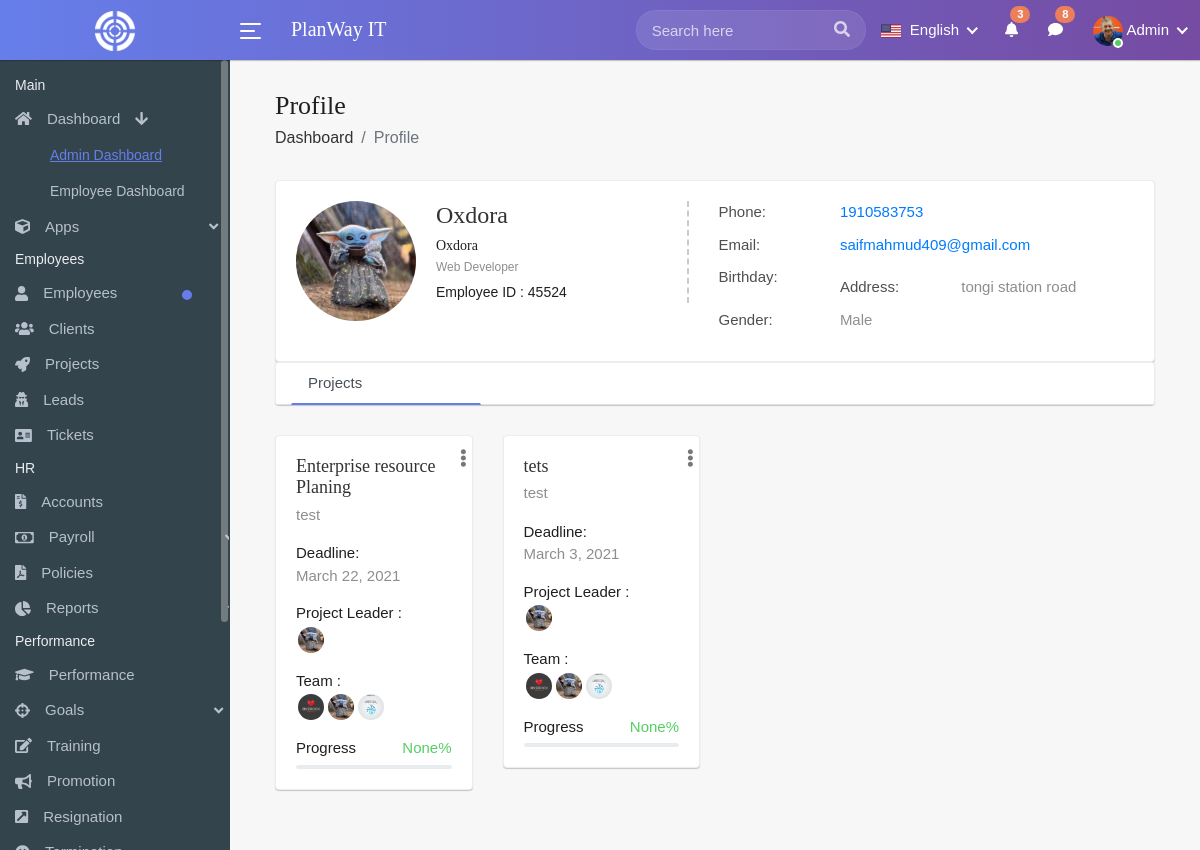
/clients/details/1/ (signed in), run on the app's committed database.
### clients/models.py (models this page shows, shortened)
class Clients(models.Model):
    company_name = models.CharField(max_length=200, unique=True)
    name = models.CharField(max_length=200)
    profile_picture = models.FileField()
    designation = models.CharField(max_length=200)
    clients_id = models.IntegerField()
    phone = models.IntegerField()
    email = models.CharField(max_length=200)
    nid = models.IntegerField()
    address = models.CharField(max_length=200)
    gender = models.CharField(max_length=200)
    is_active = models.BooleanField(default=True)

class ClientsProject(models.Model):
    company_name = models.ForeignKey(Clients, on_delete=models.CASCADE)
    project_title = models.CharField(max_length=200)
    project_deadline = models.DateField()
    project_leader = models.ForeignKey('employee.Leader', on_delete=models.CASCADE, null=True, blank=True)
    project_employee = models.ManyToManyField('employee.Employee')
    progress = models.IntegerField(default=0, null=True,blank=True)
    project_description = models.TextField()
    project_files = models.FileField()
    priority = models.CharField(max_length=200)
    start_date = models.DateField()
    is_delete = models.BooleanField(default=False)

### employee/models.py (models this page shows, shortened)
class Leader(models.Model):
    leader_name = models.ForeignKey(Employee, on_delete=models.CASCADE, related_name='leader')
    assign_staff = models.ManyToManyField(Employee, related_name='assign_staff')
    status = models.BooleanField(default=True)
    created_at = models.DateField(auto_now_add=True)

class Employee(models.Model):
    user = models.ForeignKey(User, on_delete=models.CASCADE, related_name='user_info')
    profile_picture = models.FileField(null=True,blank=True)
    designation = models.ForeignKey(Designation, on_delete=models.CASCADE)
    department = models.ForeignKey(Department, on_delete=models.CASCADE)
    employee_id = models.IntegerField()
    date_of_join = models.DateField()
    phone = models.CharField(max_length=100)
    email = models.CharField(max_length=100)
    date_of_birth = models.DateField(null=True, blank=True)
    address = models.CharField(max_length=100, null=True, blank=True)
    gender = models.IntegerField(choices=GENDER_CHOICES, default=1)
    report_to = models.CharField(max_length=100, null=True)
    passport_no = models.CharField(max_length=100, null=True)
    nationality = models.CharField(max_length=100, null=True)
    religion = models.CharField(max_length=200, null=True)
    martial_status = models.CharField(max_length=100, null=True)
    employment_of_spouse = models.CharField(max_length=200, null=True)
    no_of_chilldren = models.CharField(max_length=200, default=None, null=True,blank=True)
    university_name = models.CharField(max_length=200, null=True)
    subject = models.CharField(max_length=200, null=True)
    university_date_form = models.DateField(null=True, blank=True)
    university_date_to = models.DateField(null=True, blank=True)
    bank_name = models.CharField(max_length=200, null=True,blank=True)
    bank_account_no = models.CharField(max_length=200, null=True, blank=True)
    ifsc_code = models.CharField(max_length=200, null=True, blank=True)
    pan_no = models.CharField(max_length=200, null=True, blank=True)
    is_active = models.BooleanField(default=True)
    emergency_contact = models.ManyToManyField(EmergencyContact, blank=True)
    family_information = models.ManyToManyField(FamilyInformation, blank=True)
    experience = models.ManyToManyField(Experience, blank=True)

### clients/views.py (the view)
# urls.py: path('details/<int:id>/', views.ClientsView.as_view(), name='client_details'),
class ClientsView(View):
    @method_decorator(login_required)
    def dispatch(self, request, *args, **kwargs):
        return super().dispatch(request, *args, **kwargs)
    def get(self, request, id):
        client_obj = get_object_or_404(Clients, id=id)
        client_project = ClientsProject.objects.all().filter(company_name=client_obj)
        context={
            'client':client_obj,
            'client_project':client_project
        }
        return render(request, "clients/client-profile.html", context)

### clients/templates/clients/client-profile.html (shortened to what this page needs)
{%  extends 'base/base.html' %}
{% load static %}
{% block content %}
        <div class="content container-fluid">
					<div class="page-header">
						<div class="row">
							<div class="col-sm-12">
								<h3 class="page-title">Profile</h3>
								<ul class="breadcrumb">
									<li class="breadcrumb-item"><a href="index.html">Dashboard</a></li>
									<li class="breadcrumb-item active">Profile</li>
								</ul>
							</div>
						</div>
					</div>
					<div class="card mb-0">
						<div class="card-body">
							<div class="row">
								<div class="col-md-12">
									<div class="profile-view">
										<div class="profile-img-wrap">
											<div class="profile-img">
												<a href="client-profile.html">
													<img src="{{ client.profile_picture.url }}" alt="">
												</a>
											</div>
										</div>
										<div class="profile-basic">
											<div class="row">
												<div class="col-md-5">
													<div class="profile-info-left">
														<h3 class="user-name m-t-0">{{ client.company_name }}</h3>
														<h5 class="company-role m-t-0 mb-0">{{ client.company_name }}</h5>
														<small class="text-muted">{{ client.designation }}</small>
														<div class="staff-id">Employee ID : {{ client.clients_id }}</div>
													</div>
												</div>
												<div class="col-md-7">
													<ul class="personal-info">
														<li>
															<span class="title">Phone:</span>
															<span class="text"><a href="client-profile.html">{{ client.phone }}</a></span>
														</li>
														<li>
															<span class="title">Email:</span>
															<span class="text"><a href="client-profile.html">{{ client.email }}</a></span>
														</li>
                                                        <li>
															<span class="title">Birthday:</span>
														</li>
														<li>
															<span class="title">Address:</span>
															<span class="text">{{ client.address }}</span>
														</li>
														<li>
															<span class="title">Gender:</span>
															<span class="text">{{ client.gender }}</span>
														</li>
													</ul>
												</div>
											</div>
										</div>
									</div>
								</div>
							</div>
						</div>
					</div>
					<div class="card tab-box">
						<div class="row user-tabs">
							<div class="col-lg-12 col-md-12 col-sm-12 line-tabs">
								<ul class="nav nav-tabs nav-tabs-bottom">
									<li class="nav-item col-sm-3"><a class="nav-link active" data-toggle="tab" href="client-profile.html#myprojects">Projects</a></li>
								</ul>
							</div>
						</div>
					</div>
                    <div class="row">
                        <div class="col-lg-12">
							<div class="tab-content profile-tab-content">
								<div id="myprojects" class="tab-pane fade show active">
									<div class="row">
										{% for c in client_project %}
                                            <div class="col-lg-4 col-sm-6 col-md-4 col-xl-3">
											<div class="card">
												<div class="card-body">
													<div class="dropdown profile-action">
														<a href="client-profile.html#" class="action-icon dropdown-toggle" data-toggle="dropdown" aria-expanded="false"><i class="fas fa-ellipsis-v"></i></a>
													</div>
													<h4 class="project-title"><a href="../../../projects/templates/project/project-view.html">{{ c.project_title }}</a></h4>
													<p class="text-muted">{{ c.project_description | truncatechars:150 }}
													<div class="pro-deadline m-b-15">
														<div class="sub-title">
															Deadline:
														</div>
														<div class="text-muted">
															 {{ c.project_deadline }}
														</div>
													</div>
													<div class="project-members m-b-15">
														<div>Project Leader :</div>
														<ul class="team-members">
															<li>
																<a href="" data-toggle="tooltip" title=""><img alt="" src="{{ c.project_leader.leader_name.profile_picture.url }}"></a>
															</li>
														</ul>
													</div>
													<div class="project-members m-b-15">
														<div>Team :</div>
														<ul class="team-members">
															{% for pe in c.project_employee.all %}
                                                            <li>
																<a href="{% url 'profile' id=pe.id %}" data-toggle="tooltip" title="{{ pe.user.username }}"><img alt="" src="{{ pe.profile_picture.url }}"></a></a>
															</li>
                                                            {% endfor %}
														</ul>
													</div>
													<p class="m-b-5">Progress <span class="text-success float-right">{{ c.progress }}%</span></p>
													<div class="progress progress-xs mb-0">
													</div>
												</div>
											</div>
										</div>
                                        {% endfor %}
									</div>
								</div>
							</div>
						</div>
					</div>
				</div>
{% endblock %}

### dashboard/templates/base/base.html (shortened to what this page needs)
<!DOCTYPE html>
<html lang="en">
<head>
    {% load static %}
    <link rel="stylesheet" type="text/css" href="https://cdn.datatables.net/v/dt/dt-1.10.23/b-1.6.5/b-flash-1.6.5/b-html5-1.6.5/b-print-1.6.5/sl-1.3.1/datatables.min.css"/>
    <link href="https://cdn.jsdelivr.net/npm/select2@4.1.0-rc.0/dist/css/select2.min.css" rel="stylesheet" />
    <link rel="stylesheet" href="{% static 'css/bootstrap.min.css' %}">
    <link rel="stylesheet" href="{% static 'css/font-awesome.min.css' %}">
    <link rel="stylesheet" href="{% static 'css/line-awesome.min.css' %}">
    <link rel="stylesheet" href="{% static 'plugins/morris/morris.css' %}">
    <link rel="stylesheet" href="{% static 'css/style.css' %}">
    <link rel="stylesheet" href="{% static 'css/custom.css' %}">
</head>
<body>
<div class="main-wrapper">
    <div class="header">
        <div class="header-left">
            <a href="index.html" class="logo">
                <img src="{% static 'img/logo.png' %}" width="40" height="40" alt="">
            </a>
        </div>
        <a id="toggle_btn" href="javascript:void(0);">
					<span class="bar-icon">
						<span></span>
						<span></span>
						<span></span>
					</span>
        </a>
        <div class="page-title-box">
            <h3>PlanWay IT</h3>
        </div>
        <ul class="nav user-menu">
            <li class="nav-item">
                <div class="top-nav-search">
                    <form action="../base/test/search.html">
                        <input class="form-control" type="text" placeholder="Search here">
                        <button class="btn" type="submit"><i class="fa fa-search"></i></button>
                    </form>
                </div>
            </li>
            <li class="nav-item dropdown has-arrow flag-nav">
                <a class="nav-link dropdown-toggle" data-toggle="dropdown" href="index.html#" role="button">
                    <img src="{% static '' %}img/flags/us.png" alt="" height="20"> <span>English</span>
                </a>
            </li>
            <li class="nav-item dropdown">
                <a href="index.html#" class="dropdown-toggle nav-link" data-toggle="dropdown">
                    <i class="fa fa-bell"></i> <span class="badge badge-pill">3</span>
                </a>
            </li>
            <li class="nav-item dropdown">
                <a href="index.html#" class="dropdown-toggle nav-link" data-toggle="dropdown">
                    <i class="fa fa-comment"></i> <span class="badge badge-pill">8</span>
                </a>
            </li>
            <li class="nav-item dropdown has-arrow main-drop">
                <a href="index.html#" class="dropdown-toggle nav-link" data-toggle="dropdown">
							<span class="user-img"><img src="{% static '' %}img/profiles/avatar-21.jpg" alt="">
							<span class="status online"></span></span>
                    <span>Admin</span>
                </a>
            </li>
        </ul>
    </div>
    <div class="sidebar" id="sidebar">
        <div class="sidebar-inner slimscroll">
            <div id="sidebar-menu" class="sidebar-menu">
                <ul>
                    <li class="menu-title">
                        <span>Main</span>
                    </li>
                    <li class="submenu">
                        <a href="{% url 'dashboard' %}"><i class="fa fa-home"></i> <span> Dashboard</span> <span>
                                <i class="fa fa-arrow-down"></i> </span></a>
                        <ul style="display: none;">
                            <li><a class="active" href="">Admin Dashboard</a></li>
                            <li><a href="">Employee Dashboard</a></li>
                        </ul>
                    </li>
                    <li class="submenu">
                        <a href="index.html#"><i class="fa fa-cube"></i> <span> Apps</span><span class="fas fa-angle-down" style="margin-left:130px;"></span></a>
                    </li>
                    <li class="menu-title">
                        <span>Employees</span>
                    </li>
                    <li class="submenu">
                        <a href="index.html#" class="noti-dot"><i class="fa fa-user"></i> <span> Employees</span></a>
                    </li>
                    <li>
                        <a href="{% url 'clients' %}"><i class="fa fa-users"></i> <span>Clients</span></a>
                    </li>
                    <li class="submenu">
                        <a href="index.html#"><i class="fa fa-rocket"></i> <span> Projects</span> </a>
                    </li>
                    <li>
                        <a href="{% url 'Lead_list' %}"><i class="fa fa-user-secret"></i> <span>Leads</span></a>
                    </li>
                    <li>
                        <a href="{% url 'ticket_list' filter='None' %}"><i class="fa fa-address-card"></i> <span>Tickets</span></a>
                    </li>
                    <li class="menu-title">
                        <span>HR</span>
                    </li>
                    <li class="submenu">
                        <a href="index.html#"><i class="fas fa-file-invoice-dollar"></i> <span> Accounts </span> </a>
                    </li>
                    <li class="submenu">
                        <a href="index.html#"><i class="far fa-money-bill-alt"></i><span> Payroll </span> <span
                                class="fas fa-angle-down" style="margin-left:130px;"></span></a>
                    </li>
                    <li>
                        <a href="{% url 'policies' %}"><i class="fa fa-file-pdf"></i> <span>Policies</span></a>
                    </li>
                    <li class="submenu">
                        <a href="index.html#"><i class="fas fa-chart-pie"></i> <span> Reports </span>
                            </a>
                    </li>
                    <li class="menu-title">
                        <span>Performance</span>
                    </li>
                    <li class="submenu">
                        <a href="index.html#"><i class="fa fa-graduation-cap"></i> <span> Performance </span> </a>
                    </li>
                    <li class="submenu">
                        <a href="index.html#"><i class="fa fa-crosshairs"></i> <span> Goals </span> <span
                                class="fas fa-angle-down" style="margin-left:130px;"></span></a>
                    </li>
                    <li class="submenu">
                        <a href="index.html#"><i class="fa fa-edit"></i> <span> Training </span> </a>
                    </li>
                    <li><a href=""><i class="fa fa-bullhorn"></i> <span>Promotion</span></a>
                    </li>
                    <li><a href=""><i class="fas fa-external-link-square-alt"></i><span>Resignation</span></a>
                    </li>
                    <li><a href=""><i class="fa fa-times-circle"></i>
                        <span>Termination</span></a></li>
                </ul>
            </div>
        </div>
    </div>
    <div class="page-wrapper">
        <div class="content container-fluid">
            {% block content %}
            {% endblock %}
        </div>
    </div>
</div>
</body>
</html>

### data on the page
Clients: profile_picture (picture), company_name "Oxdora", designation "Web Developer", clients_id "45524", phone "1910583753", email "saifmahmud409@gmail.com", address "tongi station road", gender "Male"
ClientsProject: project_title "Enterprise resource Planing", project_description "test", project_deadline "March 22, 2021", project_leader.leader_name.profile_picture (picture), progress "None"
Employee: profile_picture (picture)
Employee: profile_picture (picture)
Employee: profile_picture (picture)
ClientsProject: project_title "tets", project_description "test", project_deadline "March 3, 2021", project_leader.leader_name.profile_picture (picture), progress "None"
